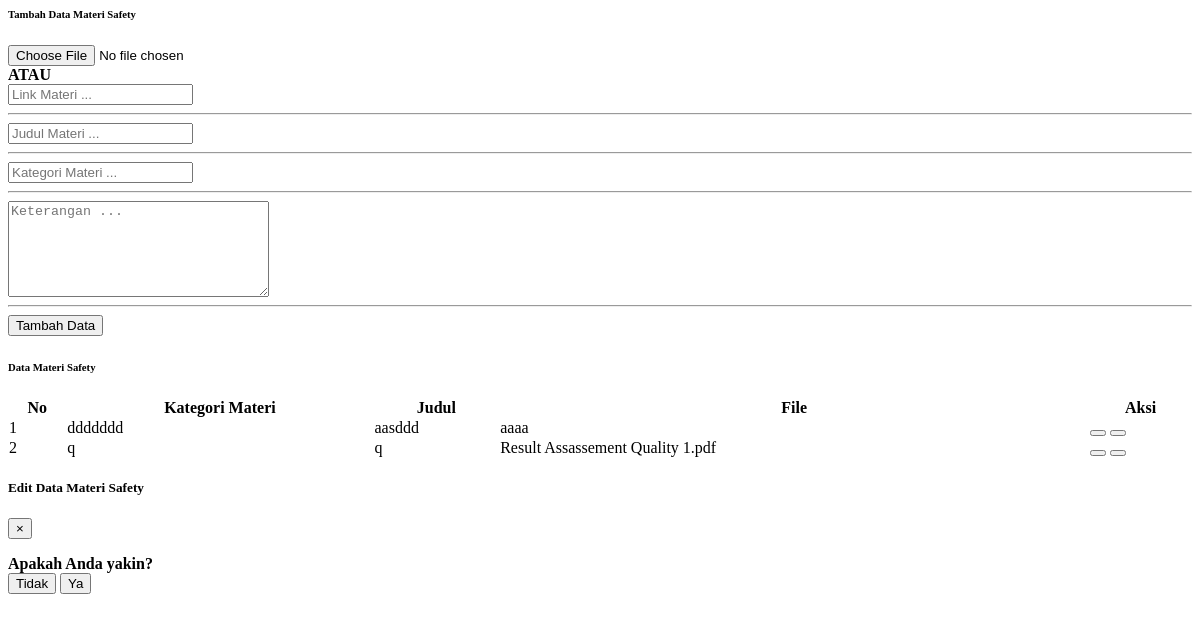
/module/admin/materiTraining/dataMateriSafety.php, run on an earlier commit of the app's database.
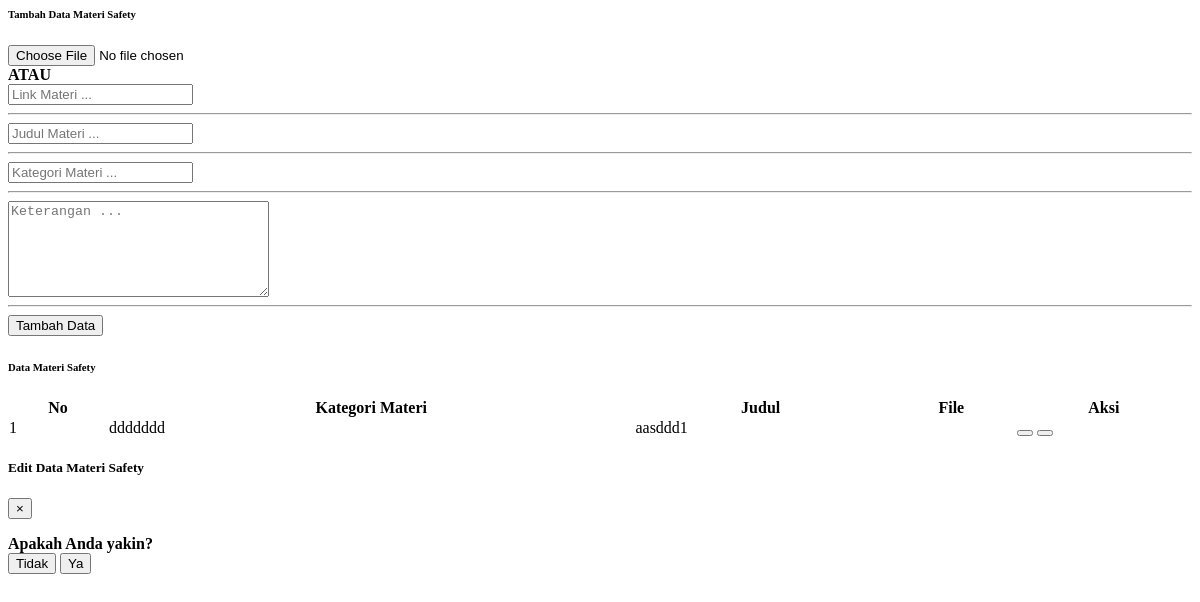
And on a later commit of the database.
### tables this page shows
CREATE TABLE `tabel_materi_safety` (
  `id_materi_safety` int(11) NOT NULL,
  `kategori_materi` varchar(100) NOT NULL,
  `judul_materi` varchar(100) NOT NULL,
  `keterangan_materi` text NOT NULL,
  `file_materi` text NOT NULL,
  `tipe` enum('link','file') NOT NULL,
  `tanggal_upload` date NOT NULL
);

### module/admin/materiTraining/dataMateriSafety.php (the view, shortened to what the changed rows need)
<?php
  include "../process/proses_adminDataMateriSafety.php";
?>
<body>
<div class="container-fluid" id="dataMateri">
    <div class="card shadow mb-4">
        <div class="card-body">
            <div class="table-responsive">
                <table class="table table-bordered" id="dataTable" width="100%" cellspacing="0">
                    <thead>
                        <tr class="text-center">
                            <th>No</th>
                            <th>Kategori Materi</th>
                            <th>Judul</th>
                            <th>File</th>
                            <th>Aksi</th>
                        </tr>
                    </thead>
                    <tbody>
                    <?php
                        $queryTampilData = "SELECT * FROM tabel_materi_safety;
                            ";
                        $resultTampilData = mysqli_query($con, $queryTampilData);
                        $index = 1;
                        if(mysqli_num_rows($resultTampilData) > 0){
                            while($rowTampilData = mysqli_fetch_assoc($resultTampilData)){
                    ?>
                        <tr class="text-center" id-materi="<?php echo $rowTampilData["id_materi_safety"] ?>">
                            <td ><?php echo $index; ?></td>
                            <td class="kategoriMateri"><?php echo $rowTampilData["kategori_materi"]; ?></td>
                            <td class="judulMateri"><?php echo $rowTampilData["judul_materi"]; ?></td>
                            <td class="fileMateri"><?php echo $rowTampilData["file_materi"]; ?></td>
                            <td>
                                <button type="button" class="btn btn-primary edit-dataMateriSafety-admin" data-toggle="modal" data-target="#editDataMateriSafetyModal" id_materiSafetyEdit="<?php echo $rowTampilData["id_materi_safety"];?>">
                                </button>
                                <button type="button" class="btn btn-danger hapus-dataMateriSafety-admin" data-toggle="modal" data-target="#hapusDataMateriSafetyModal" id_materi_safety="<?php echo $rowTampilData["id_materi_safety"];?>">
                                </button>
                            </td>
                        </tr>
                    <?php
                        $index++;
                        }
                    ?>
                    <?php
                    }   else{
                    ?>
                        <!-- <div>
                            <p>Data Operator tidak tersedia</p>
                        </div> -->
                    <?php
                    }
                    ?>
                    </tbody>
                </table>
            </div>
        </div>
    </div>
</div>
</body>

What changed in the data, as far as the page shows it:
removed tabel_materi_safety: kategori_materi "q", judul_materi "q", file_materi "Result Assassement Quality 1.pdf"
changed tabel_materi_safety "ddddddd": judul_materi "aasddd" → "aasddd1"; file_materi "aaaa" → (not shown)
